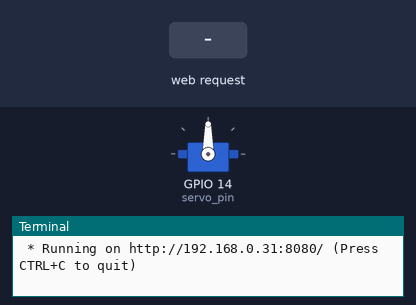
A program run on a simulated Raspberry Pi (BCM pin numbers). Shown: servo, the last lines printed to the terminal. The inputs (shaded band) are chosen by the test bench. Servo angles are drawn from the pulse width (0.5 ms = 0°, 2.5 ms = 180°); the clock reads 2024-03-15 10:24:30 at power-on unless the program sets it.

Above: at 1.2 s.
1.3 s: HTTP request for /servo_control received with the fields deg=0
At 1.8 s:
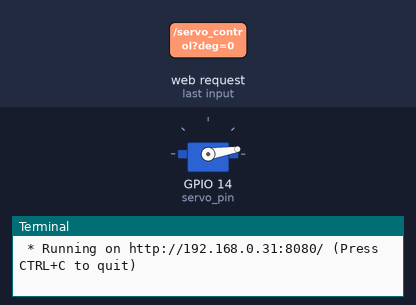
2.8 s: HTTP request for /servo_control received with the fields deg=50
At 4.0 s:
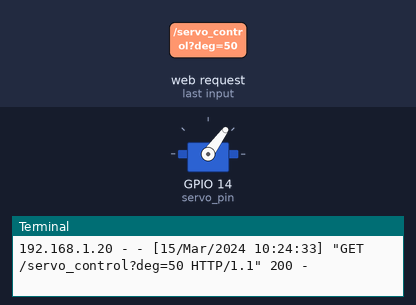
4.3 s: HTTP request for /servo_control received with the fields deg=90
At 5.3 s:
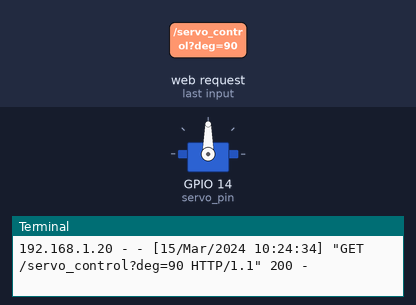
Timing chart, 0 to 7.3 s (numbered marks = the images above; inputs shaded):
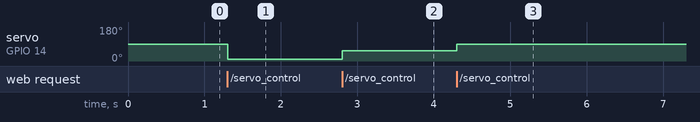

Measured:
- after the input at 1.3 s, servo on GPIO 14 (servo_pin): 90° → 9° at once
- after the input at 2.8 s, servo on GPIO 14 (servo_pin): 9° → 54° at once
- after the input at 4.3 s, servo on GPIO 14 (servo_pin): 54° → 90° at once

The program:

StepMotor.py
```python
from flask import Flask, render_template, request   # flask 모듈과 관련함수 불러옴
import RPi.GPIO as GPIO     # 라즈베리파이 GPIO 관련 모듈을 불러옴
import time                 # 시간 관련 모듈을 불러옴


GPIO.setmode(GPIO.BCM)      # GPIO 핀들의 번호를 지정하는 규칙 설정

servo_pin = 14                   # 서보핀은 라즈베리파이 GPIO 14번핀으로

GPIO.setup(servo_pin, GPIO.OUT)  # 서보핀을 출력으로 설정
servo = GPIO.PWM(servo_pin, 50)  # 서보핀을 PWM 모드 50Hz로 사용
servo.start(0)  # 서보모터의 초기값을 0으로 설정

servo_min_duty = 3               # 최소 듀티비를 2으로
servo_max_duty = 12              # 최대 듀티비를 13로
current_deg = 90                 # 현재 각도를 90도로

def set_servo_degree(degree):    # 각도를 입력하면 듀티비를 알아서 설정해주고 서보모터를 움직이는 함수
    # #8.5편에 나온 방법대로 서보모터가 떨리지 않게 함
    # 각도는 최소0, 최대 180으로 설정
    GPIO.setup(servo_pin, GPIO.OUT)         # 모터를 움직여야 하니 서보핀을 출력으로 설정
    past_time = time.time()                 # 과거 시간을 기록
    if degree > 180:                        # 입력받은 각도를 0~180도 사이로 재조정
        degree = 180
    elif degree < 0:
        degree = 0
    duty = servo_min_duty+(degree*(servo_max_duty-servo_min_duty)/180.0)    # 각도를 듀티비로 환산
    # 환산한 듀티비를 서보모터에 전달
    servo.ChangeDutyCycle(duty)             # 해당 각도대로 서보모터를 움직임
    while True:                             # 이부분은 sleep(0.5)와 같음(움직이는 시간동안 대기)
        current_time = time.time()
        if current_time - past_time > 0.5:
            break
    GPIO.setup(servo_pin, GPIO.IN)          # 0.5초간 기다린 후 서보핀을 입력으로 설정(서보모터가 움직이지 않음)
    return degree                           # 입력받은 각도를 출력


set_servo_degree(current_deg)
app = Flask(__name__)               # Flask라는 이름의 객체 생성

@app.route('/')                     # 기본 주소
def home():                         # 여기서 servoMotor.html을 화면에 보여주며, 서보모터 각도를 전달
    return render_template('servoMotor.html', deg=current_deg)

@app.route('/servo_control')        # 서보모터를 제어하기 위한 주소
def servo_control():                # 서보모터를 제어하기 위한 뷰함수
    deg = request.args.get('deg')   # html파일에서 각도를 입력받음
    deg = int(deg)                  # 각도를 정수형으로 바꿔주고 적절한 범위로바꿔줌
    if deg < 0: deg = 0
    elif deg > 180: deg = 180
    deg = set_servo_degree(deg)     # 서보모터 각도를 바꿔줌
    # index#20.html로 돌아가는데, 이때, deg 값을 넘겨줌(이 넘겨준 값은 html에서 사용할 수 있음)
    return render_template('servoMotor.html', deg=deg)

if __name__ == "__main__":  # 웹사이트를 호스팅하여 접속자에게 보여주기 위한 부분
   app.run(host="192.168.0.31", port = "8080")
   # host는 현재 라즈베리파이의 내부 IP, port는 임의로 설정
   # 해당 내부 IP와 port를 포트포워딩 해두면 외부에서도 접속가능
```
